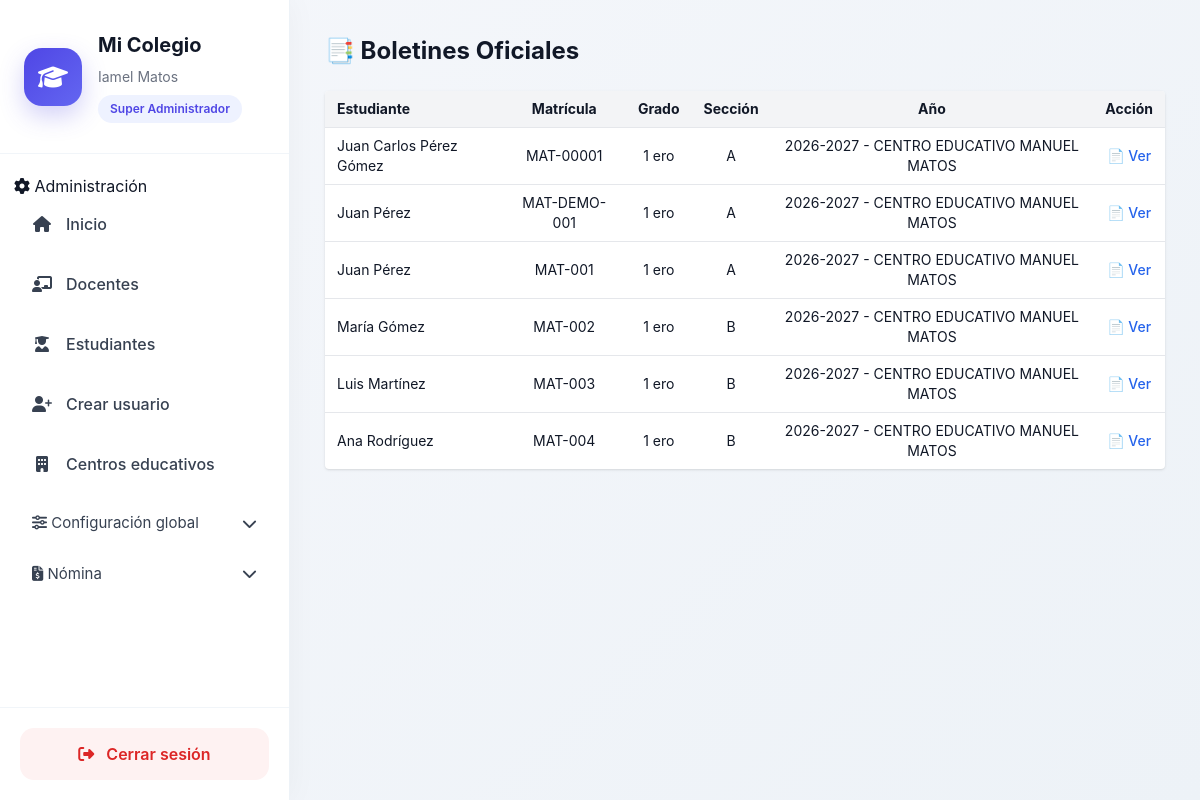
/administracion/boletines/ (signed in), run on the app's committed database.
### usuarios/models.py (models this page shows, shortened)
class Usuario(AbstractBaseUser, PermissionsMixin):
    ROLES = (
        ('superadmin', 'Super Administrador'),
        ('admin', 'Administrador'),
        ('secretaria', 'Secretaria'),
        ('docente', 'Docente'),
        ('estudiante', 'Estudiante'),
        ('director', 'Director'),
    )
    username = models.CharField(max_length=100, unique=True)
    email = models.EmailField(unique=True)
    first_name = models.CharField("Nombres", max_length=150)
    last_name = models.CharField("Apellidos", max_length=150)
    rol = models.CharField(
        max_length=20,
        choices=ROLES,
    )
    is_active = models.BooleanField(default=True)
    is_staff = models.BooleanField(default=False)
    fecha_creacion = models.DateTimeField(auto_now_add=True)
    objects = UsuarioManager()
    USERNAME_FIELD = "username"
    REQUIRED_FIELDS = ["email", "first_name", "last_name"]
    def get_full_name(self):
        return f"{self.first_name} {self.last_name}".strip()

### administracion/models.py (models this page shows, shortened)
class Acta(models.Model):
    centro = models.ForeignKey(CentroEducativo, on_delete=models.CASCADE)
    anio_escolar = models.ForeignKey(AnioEscolar, on_delete=models.CASCADE)
    estudiante = models.ForeignKey(Estudiante, on_delete=models.CASCADE)
    grado = models.ForeignKey(Grado, on_delete=models.CASCADE)
    seccion = models.CharField(max_length=5)
    fecha_generacion = models.DateTimeField(auto_now_add=True)
    datos = models.JSONField()  # 🔒 snapshot COMPLETO
    generado_por = models.ForeignKey(
        'usuarios.Usuario',
        on_delete=models.SET_NULL,
        null=True,
        blank=True
    )
    class Meta:
        unique_together = (
            'centro',
            'anio_escolar',
            'estudiante',
        )

### estudiantes/models.py (models this page shows, shortened)
class Estudiante(models.Model):
    usuario = models.OneToOneField(
        'usuarios.Usuario',
        on_delete=models.CASCADE
    )
    centro = models.ForeignKey(
        'core.CentroEducativo',
        on_delete=models.CASCADE
    )
    matricula = models.CharField(max_length=50, unique=True)
    primer_nombre = models.CharField(max_length=100)
    segundo_nombre = models.CharField(max_length=100, blank=True, null=True)
    primer_apellido = models.CharField(max_length=100)
    segundo_apellido = models.CharField(max_length=100, blank=True, null=True)
    sexo = models.CharField(max_length=1, choices=[('M', 'Masculino'), ('F', 'Femenino')])
    fecha_nacimiento = models.DateField()
    lugar_nacimiento = models.CharField(max_length=150)
    nacionalidad = models.CharField(max_length=100)
    direccion = models.TextField()
    telefono = models.CharField(max_length=20, blank=True, null=True)
    nombre_tutor = models.CharField(max_length=200)
    cedula_tutor = models.CharField(max_length=13)
    telefono_tutor = models.CharField(max_length=20)
    parentesco_tutor = models.CharField(max_length=50)
    estado = models.CharField(
        max_length=20,
        choices=[('activo', 'Activo'), ('retirado', 'Retirado'), ('egresado', 'Egresado')],
        default='activo'
    )
    created_at = models.DateTimeField(auto_now_add=True)
    updated_at = models.DateTimeField(auto_now=True)
    def nombre_completo(self):
        return f"{self.primer_nombre} {self.segundo_nombre or ''} {self.primer_apellido} {self.segundo_apellido or ''}".strip()

### academico/models.py (models this page shows)
class Grado(models.Model):
    nivel = models.ForeignKey(Nivel, on_delete=models.CASCADE)
    nombre = models.CharField(max_length=50)
    def __str__(self):
            return self.nombre

### core/models.py (models this page shows, shortened)
class AnioEscolar(models.Model):
    centro = models.ForeignKey(
        CentroEducativo,
        on_delete=models.CASCADE
    )
    nombre = models.CharField(max_length=9)  # 2024-2025
    fecha_inicio = models.DateField()
    fecha_fin = models.DateField()
    activo = models.BooleanField(default=False)
    class Meta:
        unique_together = ('centro', 'nombre')
    def __str__(self):
        return f"{self.nombre} - {self.centro.nombre}"

class CentroEducativo(models.Model):
    nombre = models.CharField(max_length=255)
    codigo_minerd = models.CharField(max_length=50, unique=True)
    direccion = models.TextField(blank=True)
    telefono = models.CharField(max_length=20, blank=True)
    email = models.EmailField(blank=True)
    activo = models.BooleanField(default=True)
    fecha_creacion = models.DateTimeField(auto_now_add=True)

### administracion/views.py (the view)
@login_required
@centro_required
@role_required('director', 'secretaria', 'superadmin')
def lista_boletines(request):
    centro = request.centro
    actas = (
        Acta.objects
        .filter(centro=centro)
        .select_related('estudiante', 'grado', 'anio_escolar')
        .order_by('grado', 'seccion', 'estudiante__primer_apellido')
    )
    context = {
        "actas": actas
    }
    return render(request, "administracion/boletines/lista_boletines.html", context)

### core/context_processors.py (called while the page is built)
def configuracion_centro(request):
    centro_id = request.session.get('centro_id')
    configuracion = None
    if centro_id:
        try:
            configuracion = ConfiguracionCentro.objects.get(
                centro_id=centro_id
            )
        except ConfiguracionCentro.DoesNotExist:
            pass
    return {
        'configuracion': configuracion
    }

### core/utils/session.py (called while the page is built)
def get_centro_activo(request):
    centro_id = request.session.get('centro_id')
    if not centro_id:
        return None
    try:
        return CentroEducativo.objects.get(id=centro_id)
    except CentroEducativo.DoesNotExist:
        return None

### administracion/templates/administracion/boletines/lista_boletines.html (shortened to what this page needs)
{% extends "home.html" %}
{% block content %}
<div class="max-w-6xl mx-auto">
    <h1 class="text-2xl font-bold mb-6">
        📑 Boletines Oficiales
    </h1>
    <div class="bg-white shadow rounded overflow-x-auto">
        <table class="w-full text-sm">
            <thead class="bg-gray-100">
                <tr>
                    <th class="px-3 py-2 text-left">Estudiante</th>
                    <th class="px-3 py-2">Matrícula</th>
                    <th class="px-3 py-2">Grado</th>
                    <th class="px-3 py-2">Sección</th>
                    <th class="px-3 py-2">Año</th>
                    <th class="px-3 py-2 text-center">Acción</th>
                </tr>
            </thead>
            <tbody>
                {% for acta in actas %}
                    <tr class="border-t">
                        <td class="px-3 py-2">
                            {{ acta.estudiante.nombre_completo }}
                        </td>
                        <td class="px-3 py-2 text-center">
                            {{ acta.estudiante.matricula }}
                        </td>
                        <td class="px-3 py-2 text-center">
                            {{ acta.grado }}
                        </td>
                        <td class="px-3 py-2 text-center">
                            {{ acta.seccion }}
                        </td>
                        <td class="px-3 py-2 text-center">
                            {{ acta.anio_escolar }}
                        </td>
                        <td class="px-3 py-2 text-center">
                            <a href="{% url 'administracion:ver_boletin' acta.id %}"
                               class="text-blue-600 hover:underline font-medium">
                                📄 Ver
                            </a>
                        </td>
                    </tr>
                {% empty %}
                    <tr>
                        <td colspan="6" class="text-center py-6 text-gray-500">
                            No hay boletines generados
                        </td>
                    </tr>
                {% endfor %}
            </tbody>
        </table>
    </div>
</div>
{% endblock %}

### core/templates/home.html (shortened to what this page needs)
<!DOCTYPE html>
<html lang="es">
  {% load static %}
  <head>
    <script src="https://cdn.tailwindcss.com"></script>
    <link rel="stylesheet" href="https://cdnjs.cloudflare.com/ajax/libs/font-awesome/6.5.0/css/all.min.css" />
    <link rel="stylesheet" href="{% static 'css/dashboard.css' %}" />
  </head>
  <body class="dashboard-body">
    <div class="dashboard-layout">
      <aside class="sidebar">
        <div class="sidebar-header">
          <div class="sidebar-logo">
            <i class="fas fa-graduation-cap"></i>
          </div>
          <div>
            <h1 class="sidebar-title">Mi Colegio</h1>
            <p class="sidebar-user">{{ request.user.get_full_name }}</p>
            <span class="sidebar-role">{{ request.user.get_rol_display }}</span>
          </div>
        </div>
        <nav class="sidebar-nav">
          {% if request.user.is_authenticated %}
            {% if request.user.rol == 'admin' or request.user.rol == 'superadmin' or request.user.is_superuser %}
              <div class="sidebar-section">
                <span>
                  <i class="fas fa-cog"></i>
                  Administración
                </span>
              </div>
              <a href="{% url 'core:home' %}" class="sidebar-link">
                <i class="fas fa-home"></i>
                <span>Inicio</span>
              </a>
              <a href="{% url 'docente_list' %}" class="sidebar-link">
                <i class="fas fa-chalkboard-teacher"></i>
                <span>Docentes</span>
              </a>
              <a href="{% url 'estudiante_list' %}" class="sidebar-link">
                <i class="fas fa-user-graduate"></i>
                <span>Estudiantes</span>
              </a>
              <a href="{% url 'usuarios:crear_miembro' %}" class="sidebar-link">
                <i class="fas fa-user-plus"></i>
                <span>Crear usuario</span>
              </a>
              <a href="{% url 'core:centro_list' %}" class="sidebar-link">
                <i class="fas fa-building"></i>
                <span>Centros educativos</span>
              </a>
              <button type="button" onclick="toggleMenu('menu-configuracion')" class="menu-toggle">
                <div>
                  <i class="fas fa-sliders"></i>
                  <span>Configuración global</span>
                </div>
                <i class="fas fa-chevron-down"></i>
              </button>
            {% endif %}
{% if configuracion and configuracion.modulo_nomina %}
<button type="button"
        onclick="toggleMenu('menu-nomina')"
        class="menu-toggle">
    <div>
        <i class="fas fa-file-invoice-dollar"></i>
        <span>Nómina</span>
    </div>
    <i class="fas fa-chevron-down"></i>
</button>
{% endif %}
          {% endif %}
        </nav>
        <div class="sidebar-footer">
          <a href="{% url 'usuarios:logout' %}" class="logout-btn">
            <i class="fas fa-sign-out-alt"></i>
            <span>Cerrar sesión</span>
          </a>
        </div>
      </aside>
      <main class="main-content">
        {% block content %}
        {% endblock %}
      </main>
    </div>
  </body>
</html>

### static/css/dashboard.css (style rules this page uses)
body.dashboard-body { margin: 0; background: linear-gradient( 135deg, #f5f7fb, #edf2f7 ); font-family: "Inter", sans-serif; color: #111827; }
.dashboard-layout { display: flex; min-height: 100vh; }
.sidebar { width: 290px; background: #ffffff; border-right: 1px solid #edf2f7; display: flex; flex-direction: column; justify-content: space-between; box-shadow: 0 0 30px rgba(0,0,0,.04); }
.sidebar-header { padding: 30px 24px; border-bottom: 1px solid #f1f5f9; display: flex; gap: 16px; align-items: center; }
.sidebar-logo { width: 58px; height: 58px; border-radius: 18px; background: linear-gradient( 135deg, #4f46e5, #6366f1 ); display: flex; align-items: center; justify-content: center; color: white; font-size: 24px; box-shadow: 0 10px 25px rgba(79,70,229,.25); }
.sidebar-title { font-size: 20px; font-weight: 700; margin: 0; }
.sidebar-user { margin-top: 6px; font-size: 14px; color: #6b7280; }
.sidebar-role { display: inline-block; margin-top: 8px; background: #eef2ff; color: #4f46e5; padding: 5px 12px; border-radius: 999px; font-size: 12px; font-weight: 600; }
.sidebar-nav { padding: 20px 14px; flex: 1; overflow-y: auto; }
.sidebar-link { display: flex; align-items: center; gap: 14px; padding: 14px 18px; border-radius: 14px; text-decoration: none; color: #374151; margin-bottom: 8px; transition: all .25s ease; font-weight: 500; }
.sidebar-link i { width: 20px; text-align: center; }
.menu-toggle { width: 100%; border: none; background: transparent; display: flex; justify-content: space-between; align-items: center; padding: 14px 18px; border-radius: 14px; cursor: pointer; color: #374151; font-size: 15px; transition: all .25s ease; }
.sidebar-footer { padding: 20px; border-top: 1px solid #f1f5f9; }
.logout-btn { display: flex; align-items: center; justify-content: center; gap: 12px; background: #fef2f2; color: #dc2626; text-decoration: none; padding: 14px; border-radius: 14px; font-weight: 600; transition: all .25s ease; }
.main-content { flex: 1; padding: 35px; overflow-y: auto; }

### data on the page
Usuario: user.get_full_name "Iamel Matos", user.rol "Super Administrador"
Acta: estudiante.nombre_completo "Juan Carlos Pérez Gómez", estudiante.matricula "MAT-00001", grado "1 ero", seccion "A", anio_escolar "2026-2027 - CENTRO EDUCATIVO MANUEL MATOS"
Acta: estudiante.nombre_completo "Juan Pérez", estudiante.matricula "MAT-DEMO-001", grado "1 ero", seccion "A", anio_escolar "2026-2027 - CENTRO EDUCATIVO MANUEL MATOS"
Acta: estudiante.nombre_completo "Juan Pérez", estudiante.matricula "MAT-001", grado "1 ero", seccion "A", anio_escolar "2026-2027 - CENTRO EDUCATIVO MANUEL MATOS"
Acta: estudiante.nombre_completo "María Gómez", estudiante.matricula "MAT-002", grado "1 ero", seccion "B", anio_escolar "2026-2027 - CENTRO EDUCATIVO MANUEL MATOS"
Acta: estudiante.nombre_completo "Luis Martínez", estudiante.matricula "MAT-003", grado "1 ero", seccion "B", anio_escolar "2026-2027 - CENTRO EDUCATIVO MANUEL MATOS"
Acta: estudiante.nombre_completo "Ana Rodríguez", estudiante.matricula "MAT-004", grado "1 ero", seccion "B", anio_escolar "2026-2027 - CENTRO EDUCATIVO MANUEL MATOS"
